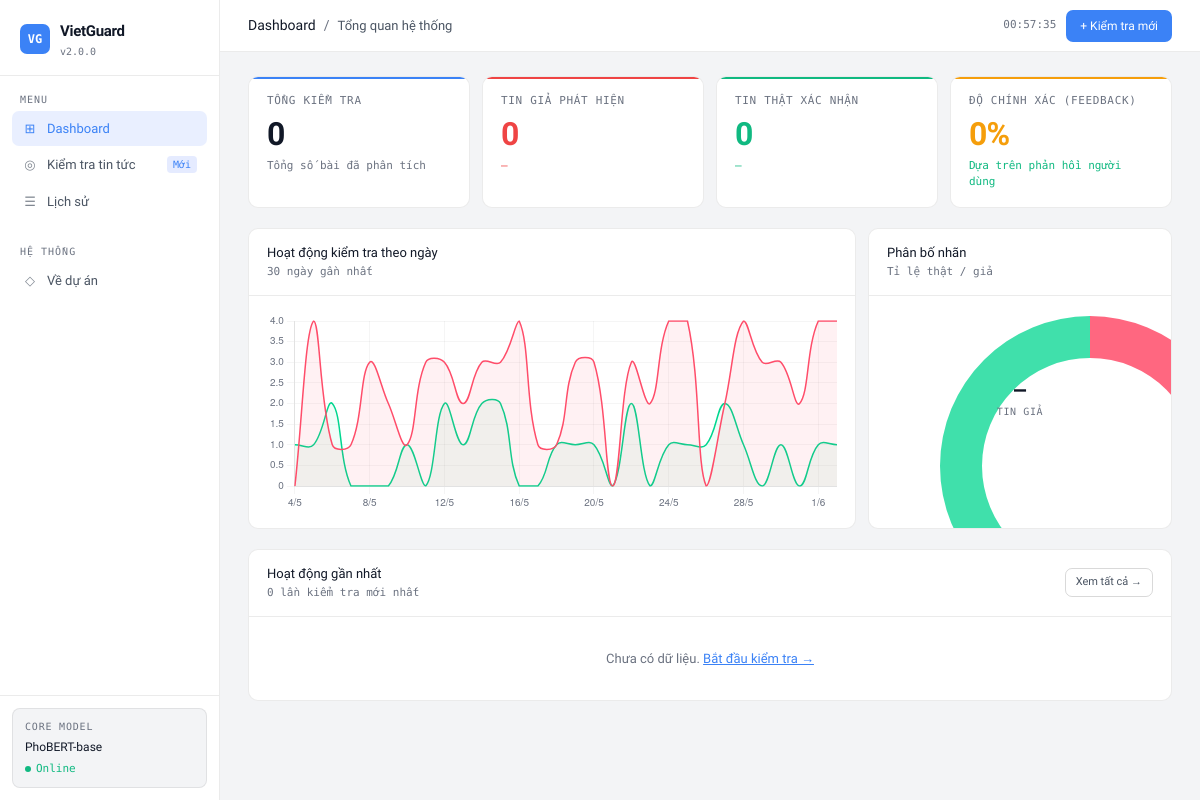
The app's page /, older data.
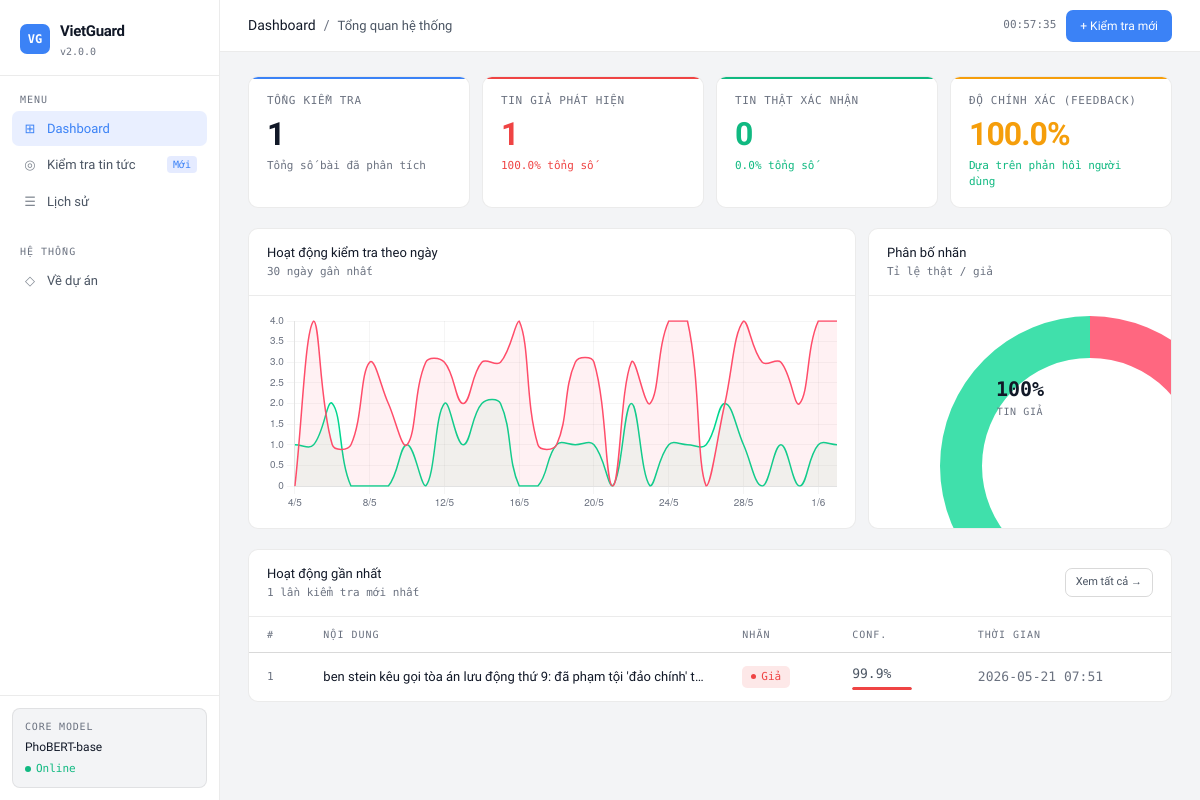
The same page, newer data.
### tables this page shows
CREATE TABLE feedback (
            id INTEGER PRIMARY KEY AUTOINCREMENT,
            text TEXT,
            prediction_label TEXT,
            confidence REAL,
            user_feedback TEXT,
            timestamp DATETIME DEFAULT CURRENT_TIMESTAMP
        , is_bookmarked INTEGER DEFAULT 0, source_type TEXT DEFAULT 'text');

### app.py (the view)
@app.route("/")
def index():
    conn = sqlite3.connect('feedback.db')
    c = conn.cursor()
    c.execute("SELECT COUNT(*) FROM feedback")
    total = c.fetchone()[0]
    c.execute("SELECT COUNT(*) FROM feedback WHERE prediction_label LIKE '%Tin giả%'")
    total_fake = c.fetchone()[0]
    c.execute("SELECT COUNT(*) FROM feedback WHERE prediction_label LIKE '%Tin thật%'")
    total_real = c.fetchone()[0]
    c.execute("SELECT COUNT(*) FROM feedback WHERE user_feedback='Đúng'")
    correct = c.fetchone()[0]
    c.execute("SELECT id, text, prediction_label, confidence, timestamp, is_bookmarked FROM feedback ORDER BY id DESC LIMIT 8")
    recent = c.fetchall()
    conn.close()
    acc = round(correct / total * 100, 1) if total > 0 else 0
    return render_template("index.html",
        total=total, total_fake=total_fake, total_real=total_real,
        accuracy=acc, recent=recent)

### templates/index.html (shortened to what the changed rows need)
{% extends 'layout.html' %} {% set active_page = 'dashboard' %}  {% block content %}
<div class="metrics-row fade-up">
  <div class="metric-card total">
    <div class="metric-label">Tổng kiểm tra</div>
    <div class="metric-val total">{{ total if total else 0 }}</div>
    <div class="metric-change neutral">Tổng số bài đã phân tích</div>
  </div>
  <div class="metric-card fake">
    <div class="metric-label">Tin giả phát hiện</div>
    <div class="metric-val fake">{{ total_fake if total_fake else 0 }}</div>
    <div class="metric-change down">
      {% if total > 0 %}{{ "%.1f"|format(total_fake / total * 100) }}% tổng số{%
      else %}—{% endif %}
    </div>
  </div>
  <div class="metric-card real">
    <div class="metric-label">Tin thật xác nhận</div>
    <div class="metric-val real">{{ total_real if total_real else 0 }}</div>
    <div class="metric-change up">
      {% if total > 0 %}{{ "%.1f"|format(total_real / total * 100) }}% tổng số{%
      else %}—{% endif %}
    </div>
  </div>
  <div class="metric-card acc">
    <div class="metric-label">Độ chính xác (feedback)</div>
    <div class="metric-val acc">{{ accuracy }}%</div>
    <div class="metric-change up">Dựa trên phản hồi người dùng</div>
  </div>
</div>
<div
  style="display: grid; grid-template-columns: 2fr 1fr; gap: 12px"
  class="fade-up-2"
>
  <div class="card">
    <div
      class="card-body"
      style="
        display: flex;
        align-items: center;
        justify-content: center;
        height: 200px;
      "
    >
      <div style="width: 160px; height: 160px; position: relative">
        <canvas id="donutChart"></canvas>
        <div
          style="
            position: absolute;
            top: 50%;
            left: 50%;
            transform: translate(-50%, -50%);
            text-align: center;
          "
        >
          <div
            style="
              font-size: 20px;
              font-weight: 700;
              color: var(--text);
              font-family: var(--mono);
            "
          >
            {% if total > 0 %}{{ "%.0f"|format(total_fake / total * 100) }}%{%
            else %}—{% endif %}
          </div>
          <div
            style="
              font-size: 10px;
              color: var(--text3);
              font-family: var(--mono);
              letter-spacing: 0.06em;
              text-transform: uppercase;
            "
          >
            Tin giả
          </div>
        </div>
      </div>
    </div>
  </div>
</div>
<div class="card fade-up-3">
  <div class="card-head">
    <div>
      <div class="card-title">Hoạt động gần nhất</div>
      <div class="card-subtitle">{{ recent|length }} lần kiểm tra mới nhất</div>
    </div>
  </div>
  <div class="card-body no-pad">
    {% if recent %}
    <table class="activity-table">
      <thead>
        <tr>
          <th>#</th>
          <th>Nội dung</th>
          <th>Nhãn</th>
          <th>Conf.</th>
          <th>Thời gian</th>
        </tr>
      </thead>
      <tbody>
        {% for row in recent %} {% set is_fake = 'Tin giả' in row[2] %}
        <tr onclick="window.location = '/history'">
          <td
            style="
              font-family: var(--mono);
              font-size: 11px;
              color: var(--text3);
            "
          >
            {{ row[0] }}
          </td>
          <td class="td-text-cell">
            <div class="td-snippet">{{ row[1][:120] if row[1] else '—' }}</div>
          </td>
          <td>
            <span class="verdict-pill {{ 'fake' if is_fake else 'real' }}">
              <span class="vpill-dot"></span>
              {{ 'Giả' if is_fake else 'Thật' }}
            </span>
          </td>
          <td class="td-conf">
            {{ "%.1f"|format(row[3]) }}%
            <div class="conf-bar">
              <div
                class="conf-fill {{ 'fake' if is_fake else 'real' }}"
                style="width:{{ row[3] }}%"
              ></div>
            </div>
          </td>
          <td class="td-time">{{ row[4][:16] if row[4] else '—' }}</td>
        </tr>
        {% endfor %}
      </tbody>
    </table>
    {% else %}
    <div
      style="
        padding: 32px;
        text-align: center;
        color: var(--text3);
        font-size: 13px;
      "
    >
      Chưa có dữ liệu.
      <a href="/predict" style="color: var(--accent)">Bắt đầu kiểm tra →</a>
    </div>
    {% endif %}
  </div>
</div>
{% endblock %} {% block scripts %}
<script>
  const totalFake = {{ total_fake }};
  const totalReal = {{ total_real }};
  // Line chart (mock data — sẽ dùng dữ liệu thật sau khi có đủ bản ghi)
  const lineCtx = document.getElementById('lineChart').getContext('2d');
  const days = Array.from({length:30},(_,i)=>{const d=new Date();d.setDate(d.getDate()-29+i);return d.getDate()+'/'+(d.getMonth()+1);});
  const fakeD = days.map(()=>Math.floor(Math.random()*(totalFake/10 + 5)));
  const realD = days.map(()=>Math.floor(Math.random()*(totalReal/10 + 3)));
  new Chart(lineCtx,{type:'line',data:{labels:days,datasets:[
    {label:'Tin giả',data:fakeD,borderColor:'#ff4d6a',backgroundColor:'rgba(255,77,106,0.08)',borderWidth:1.5,pointRadius:0,tension:0.4,fill:true},
    {label:'Tin thật',data:realD,borderColor:'#00d68f',backgroundColor:'rgba(0,214,143,0.06)',borderWidth:1.5,pointRadius:0,tension:0.4,fill:true},
  ]},options:{responsive:true,maintainAspectRatio:false,plugins:{legend:{display:false}},scales:{
    x:{ticks:{color:'#6b7280',font:{size:10},maxTicksLimit:8},grid:{color:'rgba(0,0,0,0.04)'},border:{color:'rgba(0,0,0,0.08)'}},
    y:{ticks:{color:'#6b7280',font:{size:10}},grid:{color:'rgba(0,0,0,0.04)'},border:{color:'rgba(0,0,0,0.08)'}}
  }}});
  // Donut chart
  const donutCtx = document.getElementById('donutChart').getContext('2d');
  new Chart(donutCtx,{type:'doughnut',data:{
    labels:['Tin giả','Tin thật'],
    datasets:[{data:[totalFake||1, totalReal||1],backgroundColor:['rgba(255,77,106,0.85)','rgba(0,214,143,0.75)'],borderWidth:0,hoverOffset:4}]
  },options:{responsive:false,cutout:'72%',plugins:{legend:{display:false},tooltip:{callbacks:{label:c=>` ${c.label}: ${c.raw.toLocaleString()}`}}}}});
</script>
{% endblock %}

Row changes from the older to the newer data that the page shows:
added feedback: id "1", text "ben stein kêu gọi tòa án lưu động thứ 9: đã phạm tội 'đảo chính' t…", value "Giả", confidence "99.9", timestamp "2026-05-21 07:51"
Text that changed along with them:
{{ total if total else 0 }}: "0" → "1"
{{ total_fake if total_fake else 0 }}: "0" → "1"
{{ "%.1f"|format(total_fake / total * 100) }}: (not shown) → "100.0"
{{ "%.1f"|format(total_real / total * 100) }}: (not shown) → "0.0"
{{ accuracy }}: "0" → "100.0"
chart data {{ total_fake }}: 0 → 1
{{ "%.0f"|format(total_fake / total * 100) }}: (not shown) → "100"
{{ recent|length }}: "0" → "1"
text no longer shown: "— — — Chưa có dữ liệu. Bắt đầu kiểm tra →"
text now shown: "% tổng số % tổng số % # NỘI DUNG NHÃN CONF. THỜI GIAN"
